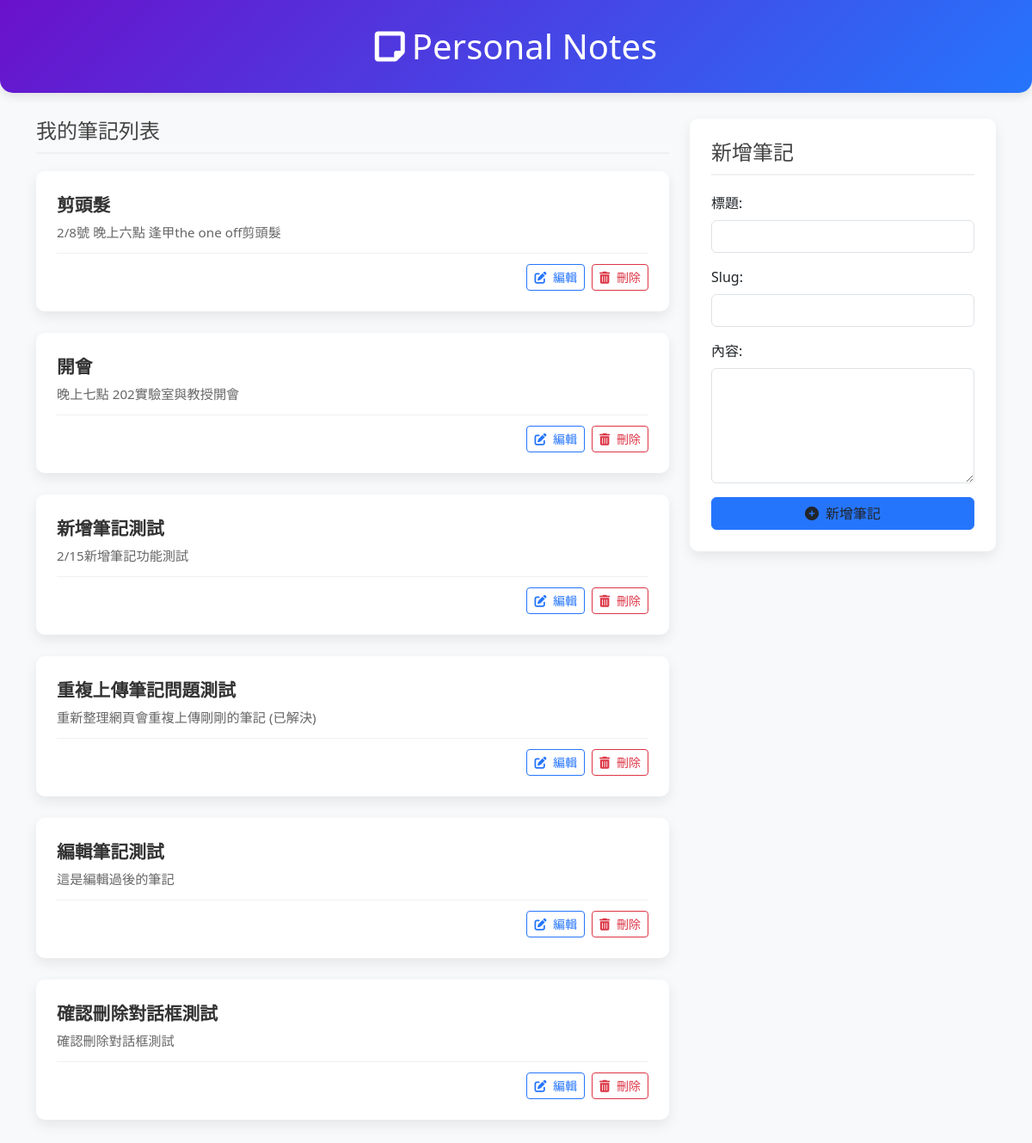
Before: / with the older database file.
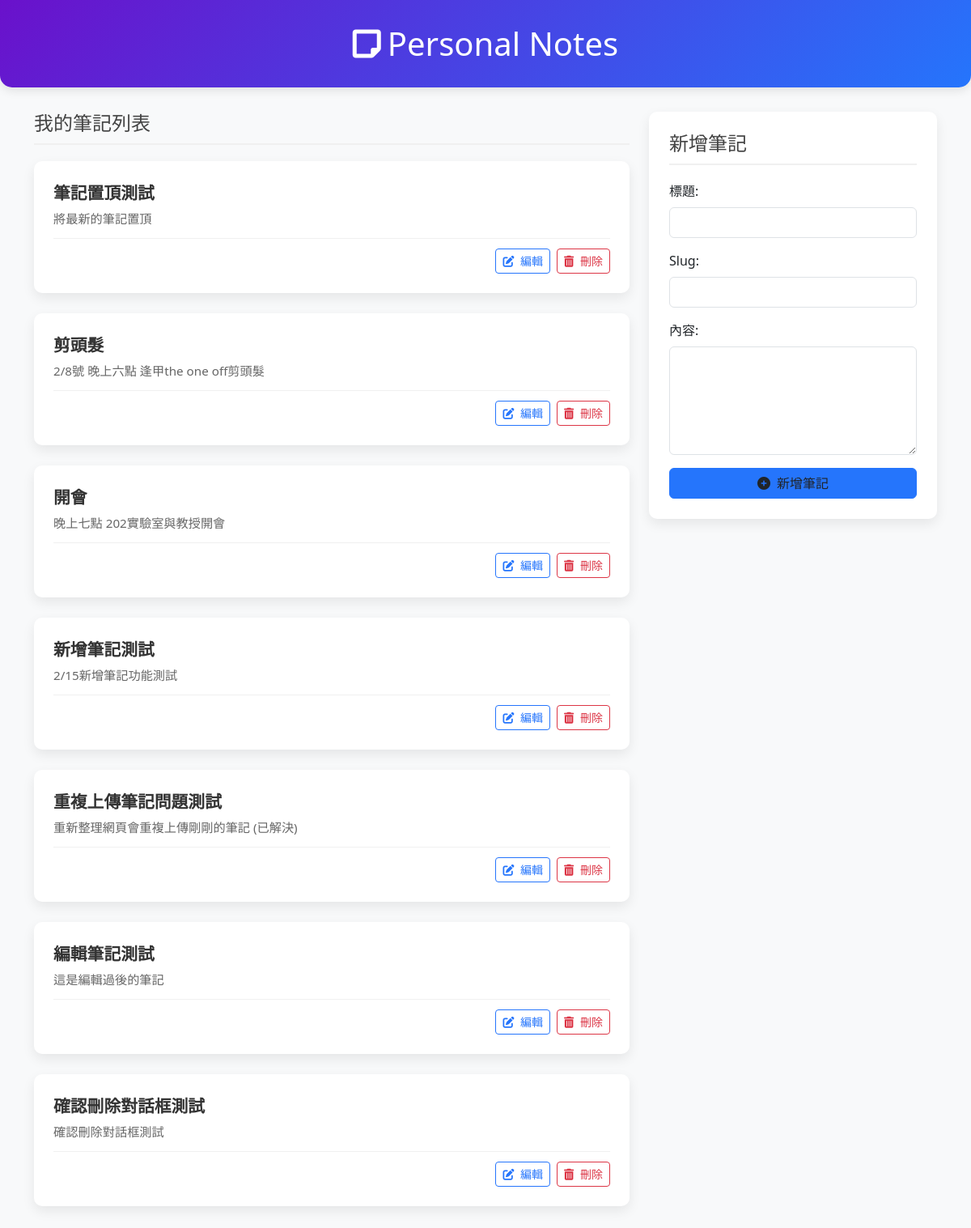
After: the same page with the newer database file.
### mysite/models.py (models this page shows, shortened)
class Note (models.Model) :
    title = models.CharField(max_length=50)
    slug = models.CharField(max_length=10)
    content = models.TextField()
    add_time = models.DateTimeField(auto_now_add=True) #自動加入筆記創建的時間

### mysite/views.py (the view, shortened to what this page needs)
# urls.py: path('',homepage , name='homepage'),
def homepage(request) :
    notes = Note.objects.all().order_by('-add_time')
    return render(request,'index.html',{'notes':notes})

### templates/index.html (shortened to what this page needs)
<!DOCTYPE html>
<html lang="en">
<head>
    <link href="https://cdn.jsdelivr.net/npm/bootstrap@5.3.0/dist/css/bootstrap.min.css" rel="stylesheet">
    <link href="https://cdnjs.cloudflare.com/ajax/libs/font-awesome/6.0.0/css/all.min.css" rel="stylesheet">
</head>
<body>
    <div class="page-header">
        <div class="container">
            <h1 class="text-center mb-0"><i class="fas fa-sticky-note me-2"></i>Personal Notes</h1>
        </div>
    </div>
    <div class="container">
        <div class="row">
            <div class="col-lg-8">
                <h4 class="section-header">我的筆記列表</h4>
                {% for note in notes %}
                <div class="note-card p-4">
                    <div class="d-flex justify-content-between align-items-start">
                        <div>
                            <a href="{% url 'showdetail' note.slug %}" class="note-title">{{ note.title }}</a>
                            <p class="note-content mb-0">{{ note.content|truncatechars:100 }}</p>
                        </div>
                    </div>
                    <div class="note-actions d-flex justify-content-end">
                        <a href="{% url 'edit_note' note.slug %}" class="btn btn-sm btn-custom-outline me-2">
                            <i class="fas fa-edit me-1"></i> 編輯
                        </a>
                        <form action="{% url 'delete_note' note.slug %}" method="POST" style="display:inline;" onsubmit="return confirm('確定要刪除此筆記嗎？')">
                            <button type="submit" class="btn btn-sm btn-custom-danger">
                                <i class="fas fa-trash-alt me-1"></i> 刪除
                            </button>
                        </form>
                    </div>
                </div>
                {% empty %}
                <div class="empty-state">
                    <i class="fas fa-clipboard fs-1 mb-3"></i>
                    <h5>沒有筆記</h5>
                    <p>創建您的第一個筆記開始使用吧！</p>
                </div>
                {% endfor %}
            </div>
            <div class="col-lg-4">
                <div class="form-container sticky-top" style="top: 20px;">
                    <h4 class="section-header">新增筆記</h4>
                    <form action="" method="POST">
                        <div class="mb-3">
                            <label for="title" class="form-label">標題:</label>
                            <input type="text" class="form-control" id="title" name="title" required>
                        </div>
                        <div class="mb-3">
                            <label for="slug" class="form-label">Slug:</label>
                            <input type="text" class="form-control" id="slug" name="slug" required>
                        </div>
                        <div class="mb-3">
                            <label for="content" class="form-label">內容:</label>
                            <textarea class="form-control" id="content" name="content" rows="5" required></textarea>
                        </div>
                        <button type="submit" class="btn btn-custom-primary w-100">
                            <i class="fas fa-plus-circle me-1"></i> 新增筆記
                        </button>
                    </form>
                </div>
            </div>
        </div>
    </div>
</body>
</html>

### templates/index.html (style rules this page uses)
body { background-color: #f8f9fa; font-family: 'Segoe UI', Tahoma, Geneva, Verdana, sans-serif; padding-bottom: 40px; }
.page-header { background: linear-gradient(135deg, #6a11cb 0%, #2575fc 100%); color: white; padding: 30px 0; margin-bottom: 30px; border-radius: 0 0 15px 15px; box-shadow: 0 4px 12px rgba(0, 0, 0, 0.1); }
.note-card { background-color: #ffffff; border-radius: 10px; box-shadow: 0 6px 15px rgba(0, 0, 0, 0.08); transition: transform 0.3s, box-shadow 0.3s; margin-bottom: 25px; border: none; overflow: hidden; }
.note-title { font-size: 1.3rem; font-weight: 600; color: #333; text-decoration: none; }
.note-content { font-size: 0.95rem; color: #666; margin-top: 5px; }
.note-actions { border-top: 1px solid #f0f0f0; padding-top: 12px; margin-top: 12px; }
.form-container { background: white; padding: 25px; border-radius: 10px; box-shadow: 0 6px 15px rgba(0, 0, 0, 0.08); }
.section-header { border-bottom: 2px solid #f0f0f0; padding-bottom: 10px; margin-bottom: 20px; color: #444; }
.btn-custom-primary { background-color: #2575fc; border-color: #2575fc; }
.btn-custom-outline { color: #2575fc; border-color: #2575fc; }
.btn-custom-danger { color: #dc3545; border-color: #dc3545; }

Changed rows visible on the page:
added Note: title "筆記置頂測試", content "將最新的筆記置頂"
